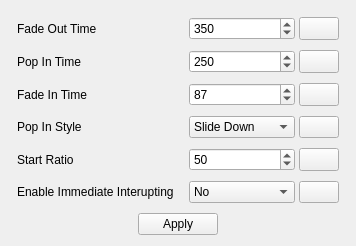
             <widget class="QWidget" name="tab3_2">
              <attribute name="title">
               <string>Animation</string>
              </attribute>
              <layout class="QVBoxLayout" name="verticalLayout_9" stretch="1,0">
               <property name="spacing">
                <number>4</number>
               </property>
               <item>
                <layout class="QFormLayout" name="formLayout_7">
                 <property name="horizontalSpacing">
                  <number>15</number>
                 </property>
                 <property name="verticalSpacing">
                  <number>10</number>
                 </property>
                 <property name="leftMargin">
                  <number>6</number>
                 </property>
                 <property name="topMargin">
                  <number>6</number>
                 </property>
                 <property name="rightMargin">
                  <number>6</number>
                 </property>
                 <property name="bottomMargin">
                  <number>6</number>
                 </property>
                 <item row="0" column="0">
                  <widget class="QLabel" name="lbl_fadeOutTime">
                   <property name="text">
                    <string>Fade Out Time</string>
                   </property>
                  </widget>
                 </item>
                 <item row="0" column="1">
                  <layout class="QHBoxLayout" name="horizontalLayout_59" stretch="1,0">
                   <property name="spacing">
                    <number>4</number>
                   </property>
                   <item>
                    <widget class="QSpinBox" name="fadeOutTime">
                     <property name="sizePolicy">
                      <sizepolicy hsizetype="Minimum" vsizetype="Minimum">
                       <horstretch>0</horstretch>
                       <verstretch>0</verstretch>
                      </sizepolicy>
                     </property>
                     <property name="maximum">
                      <number>5000</number>
                     </property>
                     <property name="singleStep">
                      <number>100</number>
                     </property>
                     <property name="value">
                      <number>350</number>
                     </property>
                    </widget>
                   </item>
                   <item>
                    <widget class="QPushButton" name="reset_fade_out_time">
                     <property name="sizePolicy">
                      <sizepolicy hsizetype="Minimum" vsizetype="Minimum">
                       <horstretch>0</horstretch>
                       <verstretch>0</verstretch>
                      </sizepolicy>
                     </property>
                     <property name="text">
                      <string/>
                     </property>
                     <property name="icon">
                      <iconset>
                       <normaloff>../Assets/icons/reset_icon.png</normaloff>../Assets/icons/reset_icon.png</iconset>
                     </property>
                    </widget>
                   </item>
                  </layout>
                 </item>
                 <item row="1" column="0">
                  <widget class="QLabel" name="lbl_popInTime">
                   <property name="text">
                    <string>Pop In Time</string>
                   </property>
                  </widget>
                 </item>
                 <item row="1" column="1">
                  <layout class="QHBoxLayout" name="horizontalLayout_63" stretch="1,0">
                   <property name="spacing">
                    <number>4</number>
                   </property>
                   <item>
                    <widget class="QSpinBox" name="popInTime">
                     <property name="sizePolicy">
                      <sizepolicy hsizetype="Minimum" vsizetype="Minimum">
                       <horstretch>0</horstretch>
                       <verstretch>0</verstretch>
                      </sizepolicy>
                     </property>
                     <property name="maximum">
                      <number>5000</number>
                     </property>
                     <property name="singleStep">
                      <number>100</number>
                     </property>
                     <property name="value">
                      <number>250</number>
                     </property>
                    </widget>
                   </item>
                   <item>
                    <widget class="QPushButton" name="reset_pop_in_time">
                     <property name="sizePolicy">
                      <sizepolicy hsizetype="Minimum" vsizetype="Minimum">
                       <horstretch>0</horstretch>
                       <verstretch>0</verstretch>
                      </sizepolicy>
                     </property>
                     <property name="text">
                      <string/>
                     </property>
                     <property name="icon">
                      <iconset>
                       <normaloff>../Assets/icons/reset_icon.png</normaloff>../Assets/icons/reset_icon.png</iconset>
                     </property>
                    </widget>
                   </item>
                  </layout>
                 </item>
                 <item row="2" column="0">
                  <widget class="QLabel" name="lbl_fadeInTime">
                   <property name="text">
                    <string>Fade In Time</string>
                   </property>
                  </widget>
                 </item>
                 <item row="2" column="1">
                  <layout class="QHBoxLayout" name="horizontalLayout_74" stretch="1,0">
                   <property name="spacing">
                    <number>4</number>
                   </property>
                   <item>
                    <widget class="QSpinBox" name="fadeInTime">
                     <property name="sizePolicy">
                      <sizepolicy hsizetype="Minimum" vsizetype="Minimum">
                       <horstretch>0</horstretch>
                       <verstretch>0</verstretch>
                      </sizepolicy>
                     </property>
                     <property name="maximum">
                      <number>5000</number>
                     </property>
                     <property name="singleStep">
                      <number>100</number>
                     </property>
                     <property name="value">
                      <number>87</number>
                     </property>
                    </widget>
                   </item>
                   <item>
                    <widget class="QPushButton" name="reset_fade_in_time">
                     <property name="sizePolicy">
                      <sizepolicy hsizetype="Minimum" vsizetype="Minimum">
                       <horstretch>0</horstretch>
                       <verstretch>0</verstretch>
                      </sizepolicy>
                     </property>
                     <property name="text">
                      <string/>
                     </property>
                     <property name="icon">
                      <iconset>
                       <normaloff>../Assets/icons/reset_icon.png</normaloff>../Assets/icons/reset_icon.png</iconset>
                     </property>
                    </widget>
                   </item>
                  </layout>
                 </item>
                 <item row="3" column="0">
                  <widget class="QLabel" name="lbl_popInStyle">
                   <property name="text">
                    <string>Pop In Style</string>
                   </property>
                  </widget>
                 </item>
                 <item row="3" column="1">
                  <layout class="QHBoxLayout" name="horizontalLayout_75" stretch="1,0">
                   <property name="spacing">
                    <number>4</number>
                   </property>
                   <item>
                    <widget class="QComboBox" name="popInStyle">
                     <property name="sizePolicy">
                      <sizepolicy hsizetype="Preferred" vsizetype="Minimum">
                       <horstretch>0</horstretch>
                       <verstretch>0</verstretch>
                      </sizepolicy>
                     </property>
                     <item>
                      <property name="text">
                       <string>Slide Down</string>
                      </property>
                     </item>
                     <item>
                      <property name="text">
                       <string>Ripple</string>
                      </property>
                     </item>
                     <item>
                      <property name="text">
                       <string>Smooth Scroll</string>
                      </property>
                     </item>
                     <item>
                      <property name="text">
                       <string>Smooth Zoom</string>
                      </property>
                     </item>
                    </widget>
                   </item>
                   <item>
                    <widget class="QPushButton" name="reset_pop_in_style">
                     <property name="sizePolicy">
                      <sizepolicy hsizetype="Minimum" vsizetype="Minimum">
                       <horstretch>0</horstretch>
                       <verstretch>0</verstretch>
                      </sizepolicy>
                     </property>
                     <property name="text">
                      <string/>
                     </property>
                     <property name="icon">
                      <iconset>
                       <normaloff>../Assets/icons/reset_icon.png</normaloff>../Assets/icons/reset_icon.png</iconset>
                     </property>
                    </widget>
                   </item>
                  </layout>
                 </item>
                 <item row="4" column="0">
                  <widget class="QLabel" name="lbl_startRatio">
                   <property name="text">
                    <string>Start Ratio</string>
                   </property>
                  </widget>
                 </item>
                 <item row="4" column="1">
                  <layout class="QHBoxLayout" name="horizontalLayout_76" stretch="1,0">
                   <property name="spacing">
                    <number>4</number>
                   </property>
                   <item>
                    <widget class="QSpinBox" name="startRatio">
                     <property name="sizePolicy">
                      <sizepolicy hsizetype="Minimum" vsizetype="Minimum">
                       <horstretch>0</horstretch>
                       <verstretch>0</verstretch>
                      </sizepolicy>
                     </property>
                     <property name="maximum">
                      <number>100</number>
                     </property>
                     <property name="singleStep">
                      <number>1</number>
                     </property>
                     <property name="value">
                      <number>50</number>
                     </property>
                    </widget>
                   </item>
                   <item>
                    <widget class="QPushButton" name="reset_start_ratio">
                     <property name="sizePolicy">
                      <sizepolicy hsizetype="Minimum" vsizetype="Minimum">
                       <horstretch>0</horstretch>
                       <verstretch>0</verstretch>
                      </sizepolicy>
                     </property>
                     <property name="text">
                      <string/>
                     </property>
                     <property name="icon">
                      <iconset>
                       <normaloff>../Assets/icons/reset_icon.png</normaloff>../Assets/icons/reset_icon.png</iconset>
                     </property>
                    </widget>
                   </item>
                  </layout>
                 </item>
                 <item row="5" column="0">
                  <widget class="QLabel" name="lbl_enableImmediateInterupting">
                   <property name="text">
                    <string>Enable Immediate Interupting</string>
                   </property>
                  </widget>
                 </item>
                 <item row="5" column="1">
                  <layout class="QHBoxLayout" name="horizontalLayout_44" stretch="1,0">
                   <property name="spacing">
                    <number>4</number>
                   </property>
                   <item>
                    <widget class="QComboBox" name="enableImmediateInterupting">
                     <property name="sizePolicy">
                      <sizepolicy hsizetype="Preferred" vsizetype="Minimum">
                       <horstretch>0</horstretch>
                       <verstretch>0</verstretch>
                      </sizepolicy>
                     </property>
                     <item>
                      <property name="text">
                       <string>No</string>
                      </property>
                     </item>
                     <item>
                      <property name="text">
                       <string>Yes</string>
                      </property>
                     </item>
                    </widget>
                   </item>
                   <item>
                    <widget class="QPushButton" name="reset_immediate_interupting">
                     <property name="sizePolicy">
                      <sizepolicy hsizetype="Minimum" vsizetype="Minimum">
                       <horstretch>0</horstretch>
                       <verstretch>0</verstretch>
                      </sizepolicy>
                     </property>
                     <property name="text">
                      <string/>
                     </property>
                     <property name="icon">
                      <iconset>
                       <normaloff>../Assets/icons/reset_icon.png</normaloff>../Assets/icons/reset_icon.png</iconset>
                     </property>
                    </widget>
                   </item>
                  </layout>
                 </item>
                </layout>
               </item>
               <item>
                <layout class="QHBoxLayout" name="horizontalLayout_8">
                 <item>
                  <spacer name="horizontalSpacer_13">
                   <property name="orientation">
                    <enum>Qt::Horizontal</enum>
                   </property>
                   <property name="sizeHint" stdset="0">
                    <size>
                     <width>40</width>
                     <height>20</height>
                    </size>
                   </property>
                  </spacer>
                 </item>
                 <item>
                  <widget class="QPushButton" name="applyButton3_2">
                   <property name="cursor">
                    <cursorShape>PointingHandCursor</cursorShape>
                   </property>
                   <property name="text">
                    <string>Apply</string>
                   </property>
                  </widget>
                 </item>
                 <item>
                  <spacer name="horizontalSpacer_14">
                   <property name="orientation">
                    <enum>Qt::Horizontal</enum>
                   </property>
                   <property name="sizeHint" stdset="0">
                    <size>
                     <width>40</width>
                     <height>20</height>
                    </size>
                   </property>
                  </spacer>
                 </item>
                </layout>
               </item>
              </layout>
             </widget>
